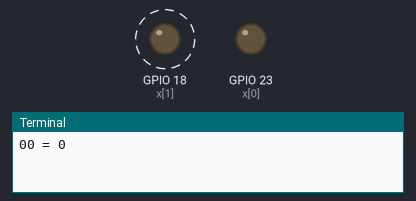
A program run on a simulated Raspberry Pi (BCM pin numbers). On the bench: output pins drawn as LEDs (lit = HIGH), the last lines printed to the terminal. Dashed ring = blinking.

Above: at 0.5 s.
At 3.5 s:
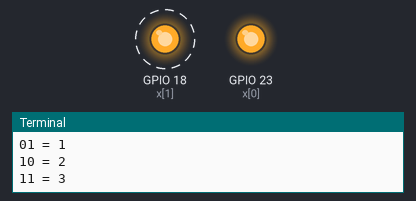
Timing chart, 0 to 5.2 s (numbered marks = the images above):
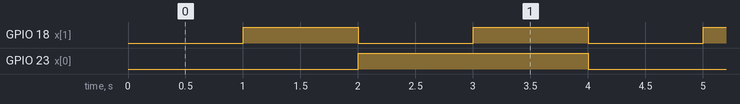

Measured:
- by itself, GPIO 18 (x[1]): alternates HIGH for 1.0 s and LOW for 1.0 s
- by itself, GPIO 23 (x[0]): alternates HIGH for 2.0 s and LOW for 2.0 s
- by itself, everything shown: repeats every 4.0 s, in 4 steps

The program:

P6.two-bit_binary_up_counter_using__format_.py
```python
import RPi.GPIO as GPIO
import time
GPIO.setmode(GPIO.BCM)
GPIO.setwarnings(False)

x=[23,18]
for i in range(len(x)):
    GPIO.setup(x[i],GPIO.OUT)

while True :
    for j in range(4):
        c=format(j,"02b")
        GPIO.output(23,int(c[0]))
        GPIO.output(18,int(c[1]))
        print(c,"=",j)
        time.sleep(1)
```
